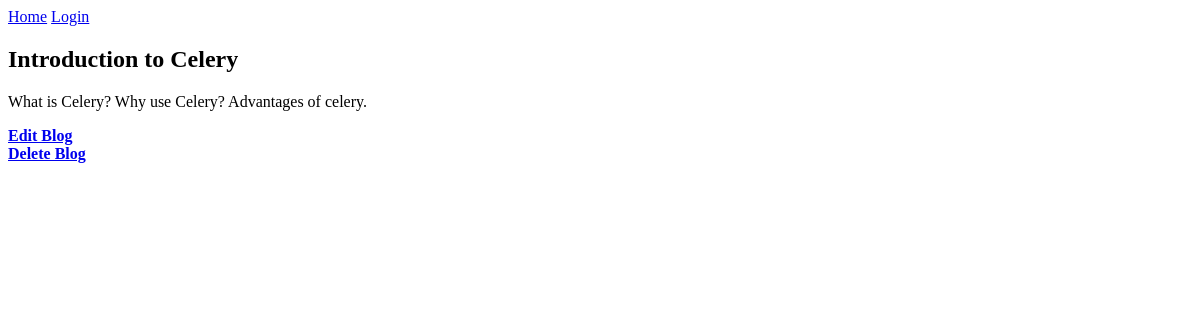
The page /blogs/1/ on the database as committed earlier.
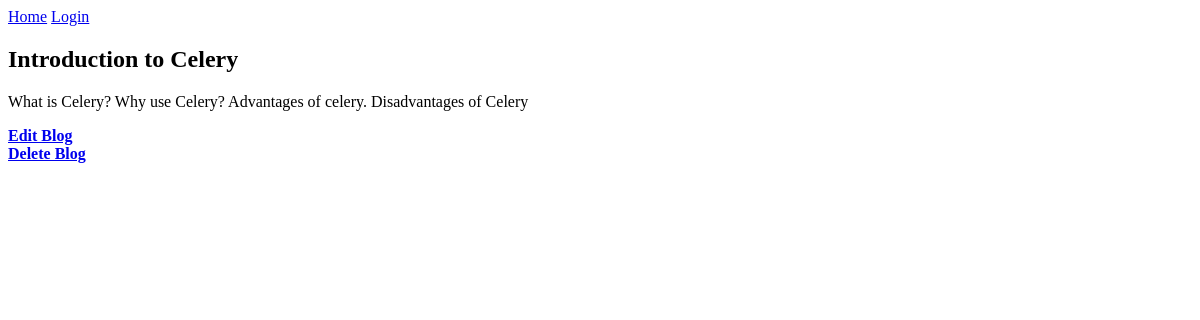
The same page on the database as committed later.
### blog/models.py (models this page shows, shortened)
class BlogPost(models.Model):
    title = models.CharField(max_length=200)
    author = models.ForeignKey('auth.user', on_delete=models.CASCADE)
    body = models.TextField()

### blog/views.py (the view)
# urls.py: path('<int:pk>/', BlogDetailView.as_view(), name="blog_detail"),
class BlogDetailView(DetailView):
    model = BlogPost
    template_name = "blog_detail_template.html"
    context_object_name = "blog_detail"

### templates/blog_detail_template.html (shortened to what this page needs)
{% extends "base.html" %}
{% block body %}
<h2>  {{object.title}} </h2>
<p> {{object.body}} </p>
<footer><b><a href="{% url 'update_blog' object.pk %}">Edit Blog</a></b></footer>
<footer><b><a href="{% url 'delete_blog' object.pk %}">Delete Blog</a></b></footer>
{% endblock body %}

Rows that differ between the two databases and show on the page:
changed BlogPost "Introduction to Celery": body "What is Celery? Why use Celery? Advantages of celery." → "What is Celery? Why use Celery? Advantages of celery. Disadvantages of Celery"
